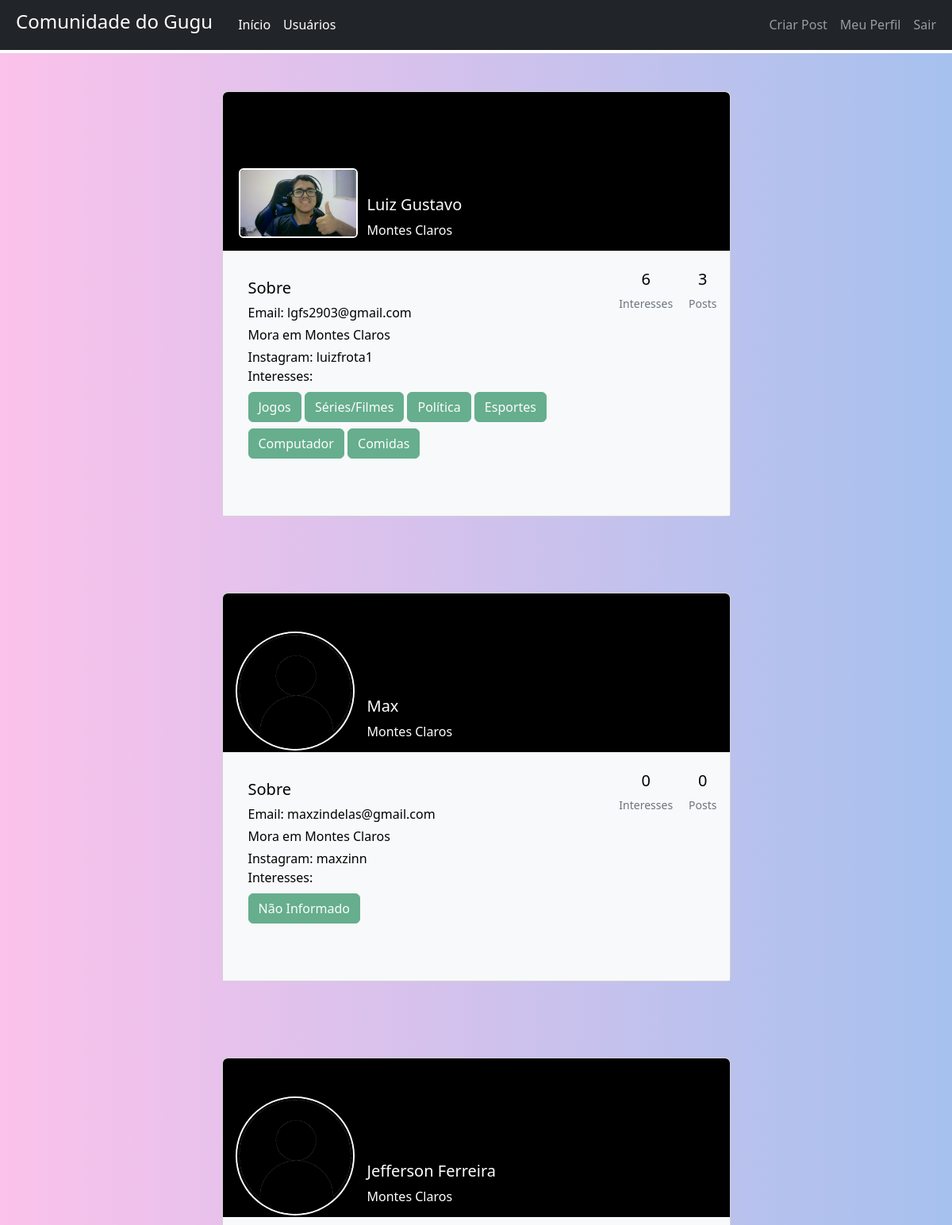
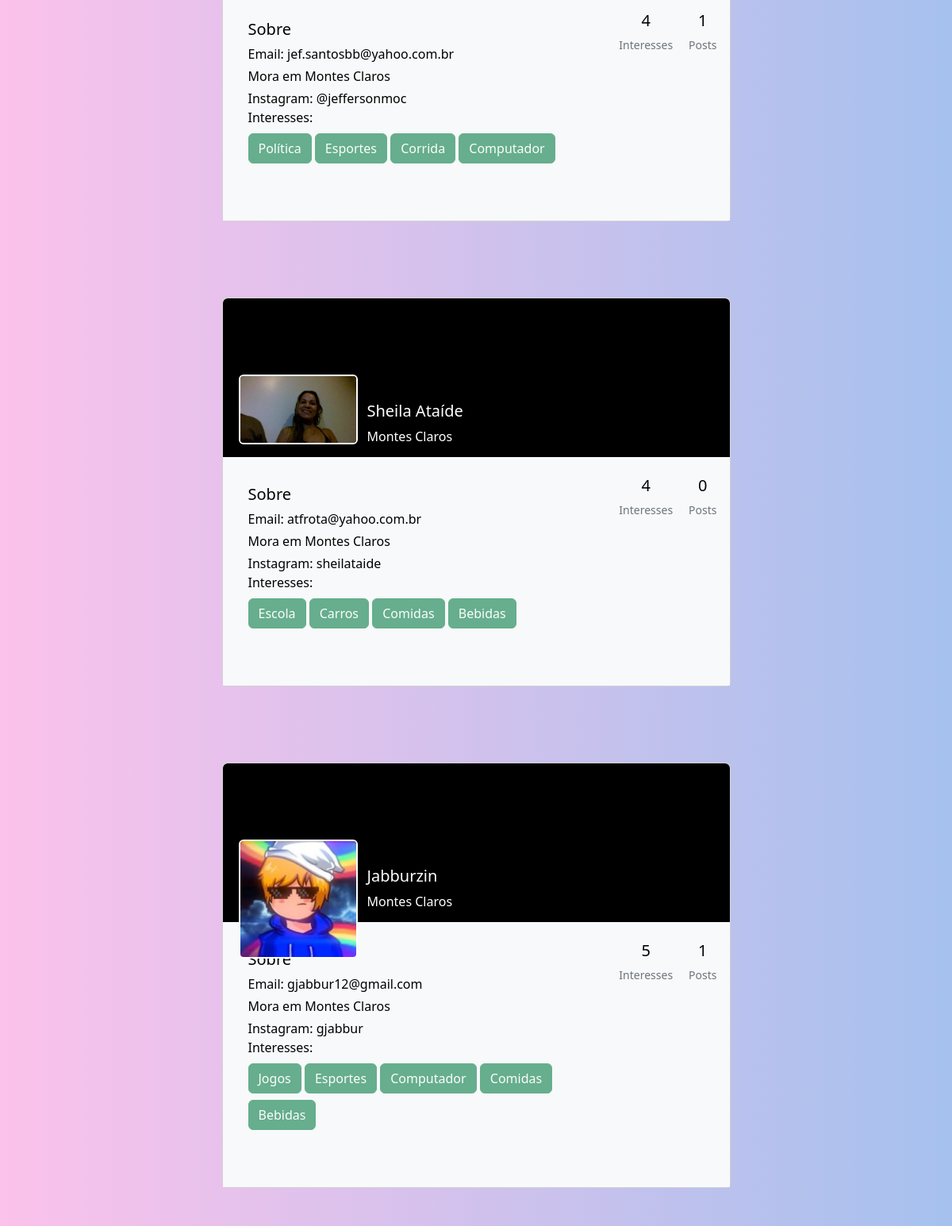
The app's page /usuarios (signed in) with its own data (2 pictures, top to bottom).
### comunidadedogugu/models.py (models this page shows)
class Usuario(database.Model, UserMixin):
    id = database.Column(database.Integer, primary_key=True)
    username = database.Column(database.String, nullable=False, unique=True)
    email = database.Column(database.String, nullable=False, unique=True)
    cidade = database.Column(database.String, nullable=False, default='Não informado')
    instagram = database.Column(database.String, nullable=False, default='Não informado')
    senha = database.Column(database.String, nullable=False)
    foto_perfil = database.Column(database.String, default='default.jpg')
    posts = database.relationship('Post', backref='autor', lazy=True)
    interesses = database.Column(database.String, nullable=False, default='Não Informado')
    def contar_posts(self):
        return len(self.posts)

### comunidadedogugu/routes.py (the view)
@app.route('/usuarios')
@login_required
def usuarios():
    lista_usuarios = Usuario.query.all()
    return render_template("usuarios.html", lista_usuarios=lista_usuarios)

### comunidadedogugu/models.py (called while the page is built)
@login_manager.user_loader
def load_usuario(id_usuario):
    return Usuario.query.get(int(id_usuario))

### comunidadedogugu/templates/usuarios.html (shortened to what this page needs)
{% extends "base.html" %}
{% block body %}
{% for usuario in lista_usuarios %}
<section class="h-100 gradient-custom-2">
    <div class="container py-5 h-100">
        <div class="row d-flex justify-content-center align-items-center h-100">
            <div class="col col-lg-9 col-xl-7">
                <div class="card">
                    <div class="rounded-top text-white d-flex flex-row" style="background-color: #000; height:200px;">
                        <div class="ms-3 mt-5 d-flex flex-column" style="width: 150px;">
                            {% if usuario.foto_perfil != 'default.jpg' %}
                            <img src="{{ url_for('static', filename='fotos_perfil/{}'.format(usuario.foto_perfil)) }}"
                                 alt="Generic placeholder image"
                                 class="bd-placeholder-img rounded mt-5 mb-3 ms-1 border border-white border-2"
                                 width="150" height="100"
                                 style="width: 150px; z-index: 1">
                            {% else %}
                            <img src="{{ url_for('static', filename='fotos_perfil/{}'.format(usuario.foto_perfil)) }}"
                                 alt="Generic placeholder image"
                                 class="rounded-circle border border-white border-2 img-fluid "
                                 style="width: 150px; z-index: 1">
                            {% endif %}
                        </div>
                        <div class="ms-3" style="margin-top: 130px;">
                            <h5>{{ usuario.username }}</h5>
                            <p>{{ usuario.cidade }}</p>
                        </div>
                    </div>
                    <div class="p-3 text-black" style="background-color: #f8f9fa;">
                        <div class="row">
                                    <div class="d-flex flex-row-reverse">
                                            <div class="d-flex justify-content-end text-center">
                                            {% if "Não Informado" in usuario.interesses %}
                                            <div class="d-flex justify-content-end text-center mt-1">
                                                <div class="m-1">
                                                    <p class="h5"> 0 </p>
                                                    <p class="small text-muted">Interesses</p>
                                                </div>
                                            </div>
                                            {% elif usuario.interesses == "" %}
                                            <div class="d-flex justify-content-end text-center mt-1">
                                                <div class="m-1">
                                                    <p class="h5"> 0 </p>
                                                    <p class="small text-muted">Interesses</p>
                                                </div>
                                            </div>
                                            {% else %}
                                            <div class="d-flex justify-content-end text-center mt-1">
                                                <div class="m-1">
                                                    <p class="h5"> {{ usuario.interesses.count(';') + 1 }} </p>
                                                    <p class="small text-muted">Interesses</p>
                                                </div>
                                            </div>
                                            {% endif %}
                                            <div class="d-flex justify-content-end text-center ms-3 mt-2">
                                                <div class="">
                                                    <p class="h5"> {{ usuario.contar_posts() }} </p>
                                                    <p class="small text-muted">Posts</p>
                                                </div>
                                            </div>
                                        </div>
                                    <div class="card-body text-black">
                                        <div class="mb-5">
                                            <p class="lead fw-normal mb-1">Sobre</p>
                                            <div class="mb-5" style="background-color: #f8f9fa;">
                                                <p class="font-italic mb-1">Email: {{ usuario.email }}</p>
                                                <p class="font-italic mb-1">Mora em {{ usuario.cidade }}</p>
                                                <p class="font-italic mb-0">Instagram: {{ usuario.instagram }} </p>
                                                Interesses:<br>
                                                {% if usuario.interesses != "" %}
                                                {% for interesse in usuario.interesses.split(';') %}
                                                <button type="button" class="btn btn-success mt-2" disabled>{{ interesse }}</button>
                                                {% endfor %}
                                                {% else %}
                                                <button type="button" class="btn btn-success mt-2" disabled>Não Informado</button>
                                                {% endif %}
                                            </div>
                                        </div>
                                        </div>
                                    </div>
                                </div>
                            </div>
                        </div>
                    </div>
                </div>
            </div>
</section>
{% endfor %}
{% endblock %}

### comunidadedogugu/static/main.css (style rules this page uses)
.gradient-custom-2 { background: #fbc2eb; background: -webkit-linear-gradient(to right, rgba(251, 194, 235, 1), rgba(166, 193, 238, 1)); background: linear-gradient(to right, rgba(251, 194, 235, 1), rgba(166, 193, 238, 1)) }
img { width: 160px; height: 160px; border-radius: 50%; }

### records on screen
Usuario: foto_perfil (picture), username "Luiz Gustavo", cidade "Montes Claros", interesses "6", contar_posts "3", email "lgfs2903@gmail.com", instagram "luizfrota1", interesse "Jogos" "Séries/Filmes" "Política" "Esportes" "Computador" "Comidas"
Usuario: foto_perfil (placeholder picture), username "Max", cidade "Montes Claros", interesses "0", contar_posts "0", email "maxzindelas@gmail.com", instagram "maxzinn"
Usuario: foto_perfil (placeholder picture), username "Jefferson Ferreira", cidade "Montes Claros", interesses "4", contar_posts "1", email "jef.santosbb@yahoo.com.br", instagram "@jeffersonmoc", interesse "Política" "Esportes" "Corrida" "Computador"
Usuario: foto_perfil (picture), username "Sheila Ataíde", cidade "Montes Claros", interesses "4", contar_posts "0", email "atfrota@yahoo.com.br", instagram "sheilataide", interesse "Escola" "Carros" "Comidas" "Bebidas"
Usuario: foto_perfil (picture), username "Jabburzin", cidade "Montes Claros", interesses "5", contar_posts "1", email "gjabbur12@gmail.com", instagram "gjabbur", interesse "Jogos" "Esportes" "Computador" "Comidas" "Bebidas"
